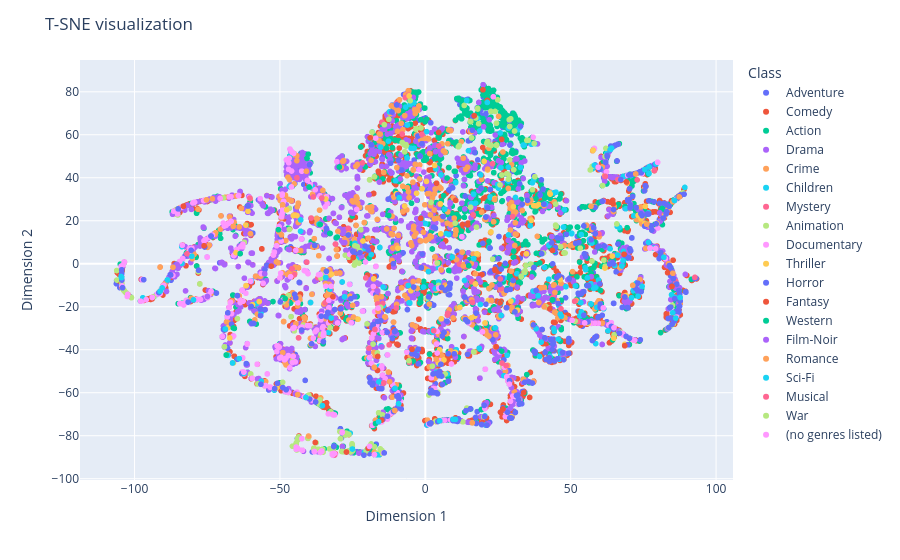

Notebook source saved alongside this figure:
### Code cell
fig = px.scatter(df_tsne, x = 'Dim1', y= 'Dim2', color= 'Class')
fig.update_layout(
    title="T-SNE visualization",
    xaxis_title="Dimension 1",
    yaxis_title="Dimension 2",
)
fig.show()

### Figure 1 — Plotly figure (JSON) as saved in the notebook; plotly's stock layout.template omitted (floating-point values rounded to 4 significant figures; data arrays with more than 128 entries replaced by an {"elided": "..."} marker saying what was removed)
{"data": [{"hovertemplate": "Class=Adventure<br>Dim1=%{x}<br>Dim2=%{y}<extra></extra>", "legendgroup": "Adventure", "marker": {"color": "#636efa", "symbol": "circle"}, "mode": "markers", "name": "Adventure", "showlegend": true, "type": "scattergl", "x": {"elided": "653 float values"}, "xaxis": "x", "y": {"elided": "653 float values"}, "yaxis": "y"}, {"hovertemplate": "Class=Comedy<br>Dim1=%{x}<br>Dim2=%{y}<extra></extra>", "legendgroup": "Comedy", "marker": {"color": "#EF553B", "symbol": "circle"}, "mode": "markers", "name": "Comedy", "showlegend": true, "type": "scattergl", "x": {"elided": "2779 float values"}, "xaxis": "x", "y": {"elided": "2779 float values"}, "yaxis": "y"}, {"hovertemplate": "Class=Action<br>Dim1=%{x}<br>Dim2=%{y}<extra></extra>", "legendgroup": "Action", "marker": {"color": "#00cc96", "symbol": "circle"}, "mode": "markers", "name": "Action", "showlegend": true, "type": "scattergl", "x": {"elided": "1828 float values"}, "xaxis": "x", "y": {"elided": "1828 float values"}, "yaxis": "y"}, {"hovertemplate": "Class=Drama<br>Dim1=%{x}<br>Dim2=%{y}<extra></extra>", "legendgroup": "Drama", "marker": {"color": "#ab63fa", "symbol": "circle"}, "mode": "markers", "name": "Drama", "showlegend": true, "type": "scattergl", "x": {"elided": "2226 float values"}, "xaxis": "x", "y": {"elided": "2226 float values"}, "yaxis": "y"}, {"hovertemplate": "Class=Crime<br>Dim1=%{x}<br>Dim2=%{y}<extra></extra>", "legendgroup": "Crime", "marker": {"color": "#FFA15A", "symbol": "circle"}, "mode": "markers", "name": "Crime", "showlegend": true, "type": "scattergl", "x": {"elided": "537 float values"}, "xaxis": "x", "y": {"elided": "537 float values"}, "yaxis": "y"}, {"hovertemplate": "Class=Children<br>Dim1=%{x}<br>Dim2=%{y}<extra></extra>", "legendgroup": "Children", "marker": {"color": "#19d3f3", "symbol": "circle"}, "mode": "markers", "name": "Children", "showlegend": true, "type": "scattergl", "x": {"elided": "197 float values"}, "xaxis": "x", "y": {"elided": "197 float values"}, "yaxis": "y"}, {"hovertemplate": "Class=Mystery<br>Dim1=%{x}<br>Dim2=%{y}<extra></extra>", "legendgroup": "Mystery", "marker": {"color": "#FF6692", "symbol": "circle"}, "mode": "markers", "name": "Mystery", "showlegend": true, "type": "scattergl", "x": [-6.888, -5.76, 13.67, -40.75, -12.31, -67.26, -14.94, -45.02, 30.04, -16.44, -36.91, 51.37, 7.594, -30.91, 16.02, -9.921, 11.73, -10.05, 29.52, 73.35, -17.19, 46.67, 66.25, 4.639, -14.62, -6.477, 52.38, -38.53, 26.03, 16.48, 43.89, -43.58, 68.11, -16.29, -21.63, -16.43, -7.942, -12.44, -34.45, 8.561, 59.72, -5.481, 72.86, 82.22, -30.94, 86.15, 4.963, 23.12], "xaxis": "x", "y": [77.29, 78.38, -1.496, 0.7169, -31.87, -34.52, 65.85, -5.121, 21.98, -13.76, -6.579, -17.45, -23.88, 9.143, -8.423, -20.55, -0.1672, 74.54, -54.23, 42.41, -11.57, -20.96, 39.13, 54.77, -18.47, -9.56, -26.95, 31.07, -11.52, 22.81, -15.7, -34.48, -14.96, -73.68, 46.97, -18.71, 60.33, -37.73, -18.16, 38.99, 13.86, -46.0, 39.01, 22.83, -88.38, -8.288, 1.692, 46.58], "yaxis": "y"}, {"hovertemplate": "Class=Animation<br>Dim1=%{x}<br>Dim2=%{y}<extra></extra>", "legendgroup": "Animation", "marker": {"color": "#B6E880", "symbol": "circle"}, "mode": "markers", "name": "Animation", "showlegend": true, "type": "scattergl", "x": {"elided": "298 float values"}, "xaxis": "x", "y": {"elided": "298 float values"}, "yaxis": "y"}, {"hovertemplate": "Class=Documentary<br>Dim1=%{x}<br>Dim2=%{y}<extra></extra>", "legendgroup": "Documentary", "marker": {"color": "#FF97FF", "symbol": "circle"}, "mode": "markers", "name": "Documentary", "showlegend": true, "type": "scattergl", "x": {"elided": "386 float values"}, "xaxis": "x", "y": {"elided": "386 float values"}, "yaxis": "y"}, {"hovertemplate": "Class=Thriller<br>Dim1=%{x}<br>Dim2=%{y}<extra></extra>", "legendgroup": "Thriller", "marker": {"color": "#FECB52", "symbol": "circle"}, "mode": "markers", "name": "Thriller", "showlegend": true, "type": "scattergl", "x": [38.27, 36.85, 46.38, -23.12, 11.89, -5.58, 17.25, 22.59, 6.42, 58.2, 0.3853, -1.1, 4.481, 64.31, 23.93, -21.45, -17.76, 15.86, -34.27, -67.26, 2.239, 17.53, -51.17, -9.969, 11.29, -61.65, 20.22, -32.27, 5.496, 10.32, -47.65, 73.17, 29.44, -54.49, 31.69, 69.07, -9.403, 21.69, -67.88, 76.56, 16.99, 30.28, 34.78, 36.44, 42.94, 3.183, 5.3, 61.77, -57.12, -65.11, 20.53, 4.932, 38.99, -4.955, 57.7, 21.41, 37.29, 87.46, -44.14, 86.88, -65.98, -61.72, 31.99, -59.43, 79.62, 74.2, 29.59, 82.4, 75.68, 75.45, -3.019, 87.46, 64.81, -7.126, 68.59, 81.83, 7.62, -45.4, 5.18, 76.61, -60.98, 56.0, 87.61, 17.77], "xaxis": "x", "y": [26.9, -28.12, -7.354, -25.8, -20.22, 78.1, -9.41, 14.82, -44.75, 26.58, 38.3, 34.89, -46.11, 3.577, 30.36, 10.58, -7.041, -25.11, 30.13, -34.52, -59.07, -74.3, -57.82, 32.53, -72.78, -10.21, 47.66, -4.852, -25.59, -41.23, 25.08, 22.52, -17.42, -0.6315, -21.57, -14.79, 7.257, -17.09, -29.77, 18.43, -24.43, 26.53, 4.605, 20.19, 32.39, 45.72, 13.91, -1.993, -17.61, 5.163, -27.54, -39.98, 27.58, -12.55, 52.85, 43.61, 27.04, -14.07, 22.42, -22.23, -46.15, 17.97, -63.26, -19.01, 18.76, 20.9, -71.12, 22.55, 26.7, 18.74, 32.77, -14.07, -34.63, 26.86, -37.49, 21.24, -10.69, 22.39, 27.87, 44.77, 24.43, -27.69, -15.69, 4.636], "yaxis": "y"}, {"hovertemplate": "Class=Horror<br>Dim1=%{x}<br>Dim2=%{y}<extra></extra>", "legendgroup": "Horror", "marker": {"color": "#636efa", "symbol": "circle"}, "mode": "markers", "name": "Horror", "showlegend": true, "type": "scattergl", "x": {"elided": "468 float values"}, "xaxis": "x", "y": {"elided": "468 float values"}, "yaxis": "y"}, {"hovertemplate": "Class=Fantasy<br>Dim1=%{x}<br>Dim2=%{y}<extra></extra>", "legendgroup": "Fantasy", "marker": {"color": "#EF553B", "symbol": "circle"}, "mode": "markers", "name": "Fantasy", "showlegend": true, "type": "scattergl", "x": [-4.577, 26.72, -19.0, 3.872, -32.52, 4.588, -1.521, -24.76, 69.16, 24.38, 43.73, 84.84, -30.65, -16.45, -27.12, 68.36, -52.98, -37.85, -39.06, 25.7, -76.07, 58.38, 33.86, -19.89, -83.19, 10.47, 68.57, -19.63, -16.37, -15.0, 64.63, 16.83, 42.82, 14.64, -31.77, 24.0, 23.91, 21.34, 83.33, 26.26, 19.83, 12.79], "xaxis": "x", "y": [-39.79, -67.54, 58.55, 37.46, -26.46, 61.07, 21.12, 2.904, 38.05, -38.62, 6.215, -10.54, -30.02, -49.62, -87.57, 4.427, -1.12, -83.14, 19.76, -18.21, 8.373, -27.63, -59.95, -5.256, 26.77, 29.49, -38.13, -85.81, -43.14, -72.72, 27.9, 68.86, -21.0, 18.08, -15.35, -3.082, -2.585, 76.02, -4.151, 57.84, 80.94, 18.29], "yaxis": "y"}, {"hovertemplate": "Class=Western<br>Dim1=%{x}<br>Dim2=%{y}<extra></extra>", "legendgroup": "Western", "marker": {"color": "#00cc96", "symbol": "circle"}, "mode": "markers", "name": "Western", "showlegend": true, "type": "scattergl", "x": [30.38, -40.68, 46.75, -32.84, 17.71, -48.23, -29.57, -63.65, 8.047, -39.98, 4.686, 23.71, 26.28, -66.04, -50.52, -68.49, -12.59, -36.15, 14.97, -17.12, 7.477, -40.27, 43.69], "xaxis": "x", "y": [5.792, 48.99, -30.64, 14.09, -29.89, -16.22, 45.02, 4.714, -3.115, 35.7, 0.4194, -30.03, -40.65, -29.88, 15.84, -42.45, 22.44, 18.23, -0.9684, -74.34, 39.89, 50.98, -16.76], "yaxis": "y"}, {"hovertemplate": "Class=Film-Noir<br>Dim1=%{x}<br>Dim2=%{y}<extra></extra>", "legendgroup": "Film-Noir", "marker": {"color": "#ab63fa", "symbol": "circle"}, "mode": "markers", "name": "Film-Noir", "showlegend": true, "type": "scattergl", "x": [29.62, -18.89, -28.31, -27.72, -74.94, -64.09, 15.64, -55.26, -15.05, -44.69, -16.56, -85.38], "xaxis": "x", "y": [-57.63, 51.21, 9.884, 9.829, -15.23, -21.9, -16.41, -4.71, -38.71, -60.62, -12.71, -0.3899], "yaxis": "y"}, {"hovertemplate": "Class=Romance<br>Dim1=%{x}<br>Dim2=%{y}<extra></extra>", "legendgroup": "Romance", "marker": {"color": "#FFA15A", "symbol": "circle"}, "mode": "markers", "name": "Romance", "showlegend": true, "type": "scattergl", "x": [21.87, 16.15, -43.89, 40.88, -49.47, -44.08, -10.47, 5.518, 72.39, 22.78, 13.03, 21.44, -51.2, 39.07, -40.9, 75.82, 13.05, 71.33, 56.99, -50.65, 9.56, 76.13, -16.85, -86.79, -75.26, -49.07, 1.382, -40.16, -80.13, -78.17, -16.23, 15.93, 23.91, -17.55, 3.756, -12.27, 87.31, 85.13], "xaxis": "x", "y": [-33.66, -73.96, -60.89, -20.08, 13.43, 6.116, -68.27, -2.911, 41.76, -17.06, 49.1, 44.03, 0.8579, -18.05, 43.04, 7.168, -0.9749, -10.04, 26.76, 0.4563, -25.23, 18.47, -15.63, -1.614, 29.7, 27.45, -18.77, -80.17, 2.358, 25.33, -22.1, -16.8, 29.84, -48.17, -44.4, -54.82, 31.11, -4.4], "yaxis": "y"}, {"hovertemplate": "Class=Sci-Fi<br>Dim1=%{x}<br>Dim2=%{y}<extra></extra>", "legendgroup": "Sci-Fi", "marker": {"color": "#19d3f3", "symbol": "circle"}, "mode": "markers", "name": "Sci-Fi", "showlegend": true, "type": "scattergl", "x": [17.28, 31.02, -8.993, 76.76, 10.36, 76.95, 87.61, 32.75, -66.26, 45.77, 28.14, -104.6, -90.5, 9.518, -5.856, -104.5, -34.24, -91.22, 79.34, -16.05, -10.44, -63.98, 76.92, 75.5, -32.36, 82.05, 46.46, 85.7, -16.59, -68.83, 53.5, -62.34, -41.07, -79.74, 28.61, -14.51, 58.16, -6.28, 6.691, 4.939, 85.09, 14.23, 21.32, -80.32, 24.03, 86.12, -9.195, 63.67, -27.78, 64.05, -97.16, -35.39, 61.26, 28.92, -88.66, 5.359, 56.96, 78.56, -42.86, 25.8, -25.07, 8.009], "xaxis": "x", "y": [28.16, 30.84, 30.72, 9.941, -72.41, 45.05, -15.69, 44.78, -46.15, -35.05, -42.55, -5.924, -11.25, -72.34, -10.13, -6.462, -6.393, -12.83, 46.52, -73.49, -57.97, -44.14, 42.02, 43.84, -25.26, 3.016, -23.45, 29.43, -88.87, -30.36, -18.11, -51.0, -62.21, -16.82, 13.39, -10.84, 45.84, 49.24, 25.4, -73.07, -22.82, 75.96, 75.07, 3.486, -29.8, -25.26, -65.11, 53.19, -15.41, 53.79, -15.83, -66.0, -20.93, -56.0, -7.55, 41.3, -18.67, 7.334, 20.4, 60.84, -86.2, 13.61], "yaxis": "y"}, {"hovertemplate": "Class=Musical<br>Dim1=%{x}<br>Dim2=%{y}<extra></extra>", "legendgroup": "Musical", "marker": {"color": "#FF6692", "symbol": "circle"}, "mode": "markers", "name": "Musical", "showlegend": true, "type": "scattergl", "x": [-26.49, -45.84, 7.712, 26.35, -1.145, 27.78, 16.18, -44.16, -81.98, 61.88, -39.28, -44.55, -17.34, -14.26, 92.69, -20.47, 78.85, -35.6, -60.34, -19.35, 2.903, 25.76, -31.28], "xaxis": "x", "y": [16.46, -2.285, -23.03, -46.18, 60.17, -47.37, -17.96, 39.98, 4.628, 40.67, 21.26, 6.25, -30.56, -55.46, -6.31, -6.592, 43.47, 30.57, 30.56, -39.28, -31.15, -7.034, -89.0], "yaxis": "y"}, {"hovertemplate": "Class=War<br>Dim1=%{x}<br>Dim2=%{y}<extra></extra>", "legendgroup": "War", "marker": {"color": "#B6E880", "symbol": "circle"}, "mode": "markers", "name": "War", "showlegend": true, "type": "scattergl", "x": [-17.97, -32.7, 4.163, -69.07], "xaxis": "x", "y": [-37.37, -29.73, 0.3152, -38.64], "yaxis": "y"}, {"hovertemplate": "Class=(no genres listed)<br>Dim1=%{x}<br>Dim2=%{y}<extra></extra>", "legendgroup": "(no genres listed)", "marker": {"color": "#FF97FF", "symbol": "circle"}, "mode": "markers", "name": "(no genres listed)", "showlegend": true, "type": "scattergl", "x": [-19.19, 37.08, 23.4, 59.44, 64.89, 72.02, 61.2, 4.058, -44.51, 79.17, -44.4, -28.56, 77.36, 28.92, -69.46, -96.01, -62.41, 54.8, 58.38, -42.45, -31.28, -97.92, -38.14, 79.9, -43.83, -16.25, -31.84, -46.56, -38.19, -17.49, -44.41, -83.41, -14.69, 77.27], "xaxis": "x", "y": [-84.99, 58.86, 77.67, 44.89, -29.75, -35.6, -20.55, -41.55, 6.293, 7.073, -86.2, -78.36, 7.318, -56.0, 18.96, -16.72, -50.42, -27.54, -27.63, -81.33, -88.29, -17.38, -87.36, 47.19, -86.05, -20.61, -88.97, 53.34, -87.36, -88.78, -85.28, 2.436, -51.83, 7.303], "yaxis": "y"}], "layout": {"legend": {"title": {"text": "Class"}, "tracegroupgap": 0}, "margin": {"t": 60}, "title": {"text": "T-SNE visualization"}, "xaxis": {"anchor": "y", "domain": [0, 1], "title": {"text": "Dimension 1"}}, "yaxis": {"anchor": "x", "domain": [0, 1], "title": {"text": "Dimension 2"}}}}
